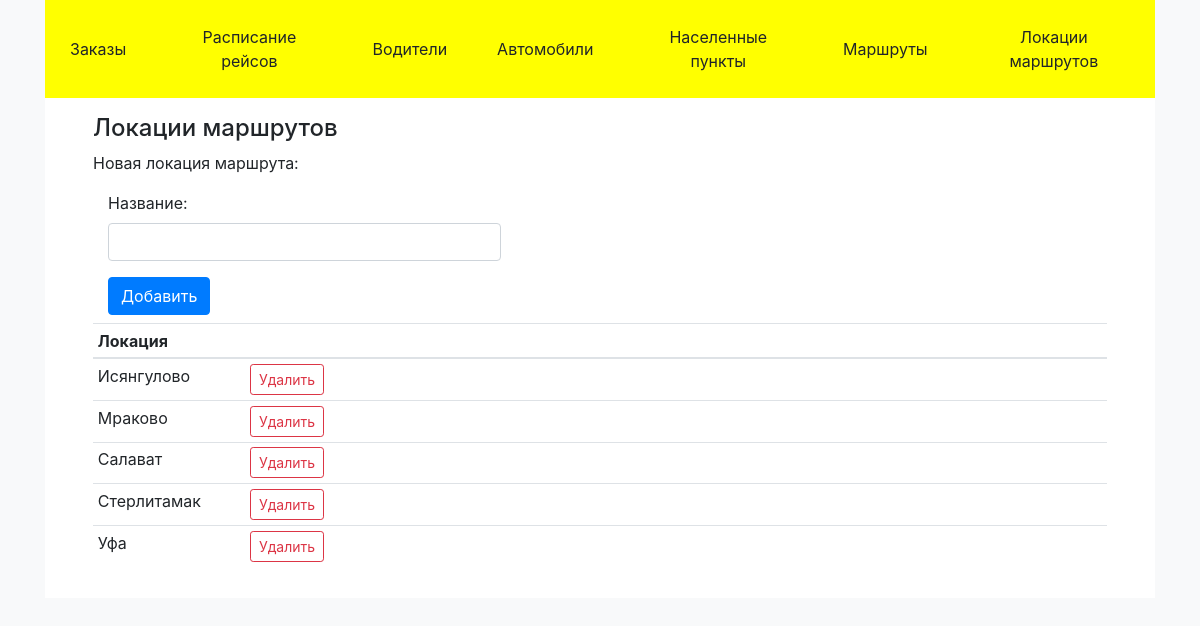
/areas, run on an earlier commit of the app's database.
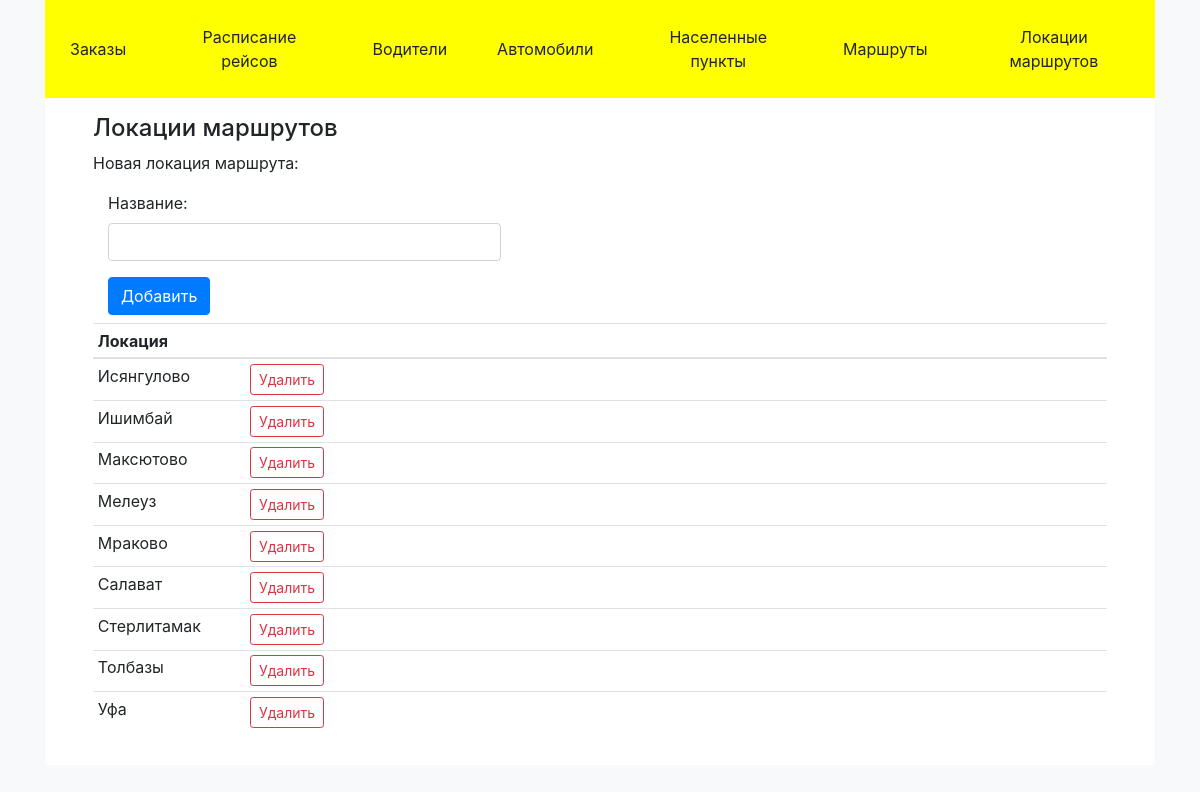
And on a later commit of the database.
### main/models.py (models this page shows, shortened)
class Area(models.Model):
    name = models.CharField(max_length=50, blank=False, unique=True)
    class Meta:
        verbose_name_plural = 'Локации маршрута'

### main/views/areas.py (the view)
# urls.py: path('areas', views.areas.areas),
def areas(request):
    areas = Area.objects.all().order_by('name')
    form = AreaForm()
    dic = {
        'form': form,
        'areas': areas,
        'title': 'Локации маршрутов',
    }
    return render(request, 'main/areas.html', dic)

### main/forms.py
class AreaForm(forms.Form):
    name = forms.CharField(
        label='Название',
        max_length=50,
        widget=forms.TextInput(attrs={
            "class": "form-control",
        }),
    )
    required_css_class = rcc
    class Meta:
        model = Area
        exclude = []

### main/templates/main/areas.html (shortened to what this page needs)
{% extends 'main/base.html' %}
{% block content %}
<div>
    <div>Новая локация маршрута:</div>
    <form method="post" action="area/add" class="mb-2 col-md-5">
        {{ form }}
        <div class="">
            <input type="submit"  value='Добавить'
                   class="btn btn-primary mt-3 justify-content-end"/>
        </div>
    </form>
    <table class="table table-sm table-hover" width="50%">
        <thead>
        <tr>
            <th class="" width="15%">
                Локация
            </th>
            <th class="">
            </th>
        </tr>
        </thead>
        <tbody>
            {% for area in areas %}
                <tr>
                    <td>{{ area.name }}</td>
                    <td>
                        <form method="post" action="area/delete/{{area.id}}" class="">
                            <input type="submit"  value='Удалить'
                                   class="btn btn-sm btn-outline-danger justify-content-end"/>
                        </form>
                    </td>
                </tr>
            {% endfor %}
        </tbody>
    </table>
</div>
{% endblock %}

### main/templates/main/base.html (shortened to what this page needs)
<!doctype html>
<html lang="en">
<head>
    <link rel="stylesheet" href="static/main/styles.css">
    <link rel="stylesheet" href="static/main/bootstrap/bootstrap.min.css">
</head>
<body class="container bg-light">
    <header class="d-flex align-items-center">
        <a href="/clients" class="gavno btn p-4">
            Заказы
        </a>
        <a href="/choose-route" class="gavno btn p-4 align-center">
            Расписание рейсов
        </a>
        <a href="/employees" class="gavno btn p-4">
            Водители
        </a>
        <a href="/cars" class="gavno btn p-4">
            Автомобили
        </a>
        <a href="/cities" class="btn p-4 gavno">
            Населенные пункты
        </a>
        <a href="/routes" class="btn p-4 gavno">
            Маршруты
        </a>
        <a href="/areas" class="btn p-4 gavno">
            Локации маршрутов
        </a>
    </header>
    <main class="py-3 px-5">
        <h4>{{ title }}</h4>
        {% block content %}
        {% endblock %}
    </main>
</body>
</html>

### main/static/main/styles.css (style rules this page uses)
header { background-color: yellow; }
main { background-color: white; }
.gavno { text-decoration: none; padding-left: 2em; font-size: 150%; color: black; }

What changed in the data, as far as the page shows it:
added Area: name "Ишимбай"
added Area: name "Максютово"
added Area: name "Мелеуз"
added Area: name "Толбазы"
